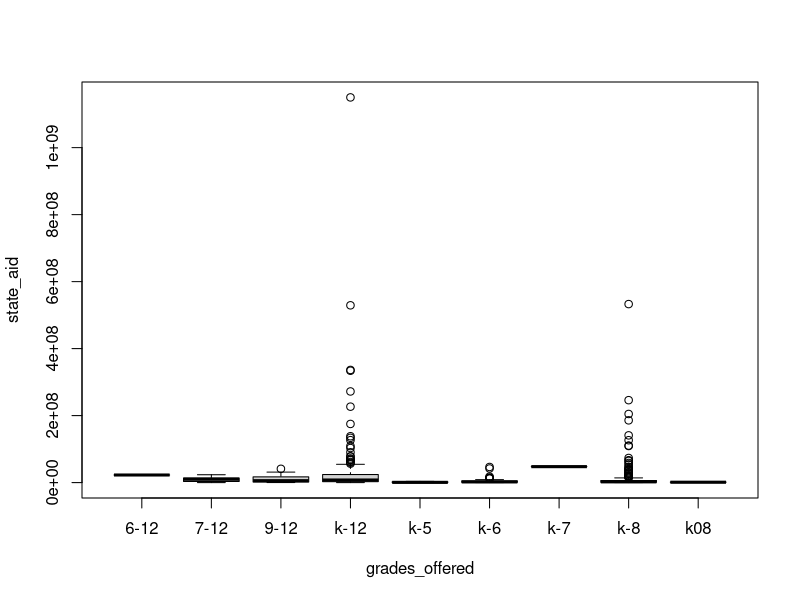
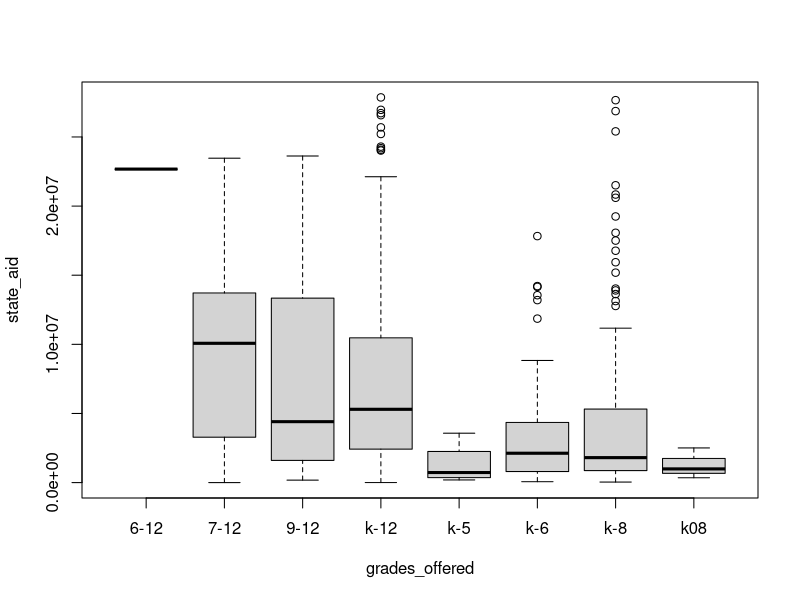
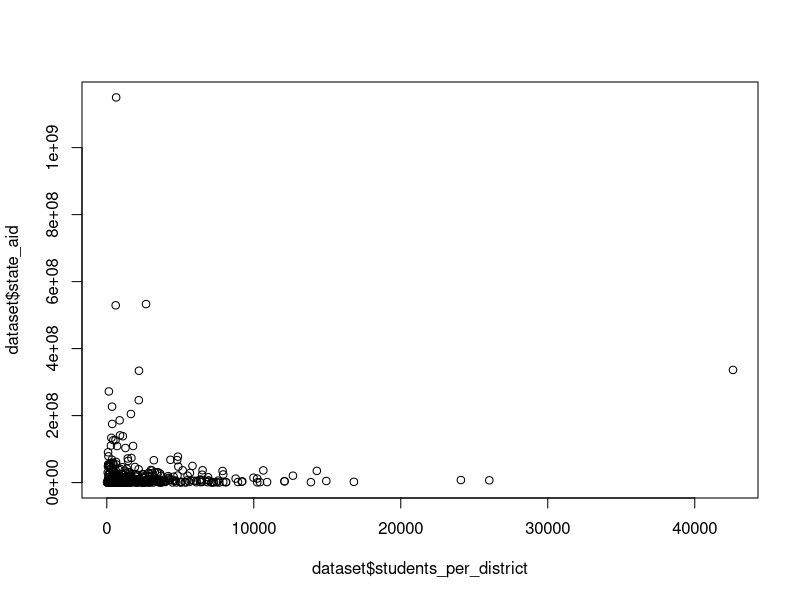

These figures' R source, in order: (Note: this script raises an error after producing the figures.)
setwd("C:/Users/thoma/OneDrive/Desktop/STA215")

library(readr)
dataset <- read_csv("raw_data.csv")
#Table 2
table(dataset$grades_offered,dataset$absent_problem)
chisq.test(table(dataset$grades_offered,dataset$absent_problem))
#Boxplot
boxplot(state_aid ~ grades_offered, data = dataset)
# Calculate IQR and remove outliers, ignoring NA values
Q1 <- quantile(dataset$state_aid, 0.25, na.rm = TRUE)
Q3 <- quantile(dataset$state_aid, 0.75, na.rm = TRUE)
IQR_value <- Q3 - Q1

# Filter data to remove outliers, ignoring NA values
filtered_data <- dataset[dataset$state_aid >= (Q1 - 1.5 * IQR_value) & dataset$state_aid <= (Q3 + 1.5 * IQR_value), ]

# Create boxplot without outliers
boxplot(state_aid ~ grades_offered, data = filtered_data)
anova <- aov(state_aid ~ grades_offered, data = filtered_data)
summary(anova)

#figure 2 scatterplot
plot(dataset$students_per_district,dataset$state_aid)
abline(linear_relationship, col = "red")



#for missing variables
dataset_nomissing <- na.omit(dataset,c("state_aid", "students_per_district"))

#figure 3 residual plot
linear_relationship <- lm(dataset_nomissing$students_per_district ~ dataset_nomissing$state_aid, dataset_nomissing = dataset_nomissing)
summary(linear_relationship)
plot(dataset_nomissing$state_aid, residuals(linear_relationship))

#Table 1 descriptive statistics 
#for state aid
table(dataset$state_aid)
mean(dataset$state_aid)
sd(dataset$state_aid)

#for reading score
table(dataset$reading_score)
mean(dataset$reading_score)
sd(dataset$reading_score)

#for absent problem
table(dataset_nomissing$absent_problem)

#for students per district
table(dataset_nomissing$students_per_district)
mean(dataset_nomissing$students_per_district)
sd(dataset_nomissing$students_per_district)
summary(dataset_nomissing$students_per_district)

#for student teacher ratio
table(dataset_nomissing$student_teacher_ratio)
mean(dataset_nomissing$student_teacher_ratio)
sd(dataset_nomissing$student_teacher_ratio)

#for total students
table(dataset_nomissing$`total students`)
mean(dataset_nomissing$`total students`)
sd(dataset_nomissing$`total students`)

#for percentage college admissions rate
table(dataset_nomissing$percentage_college_admissions_rate)
mean(dataset_nomissing$percentage_college_admissions_rate)
sd(dataset_nomissing$percentage_college_admissions_rate)

#for percentage of dropout students
table(dataset_nomissing$percentage_of_dropout_students)
mean(dataset_nomissing$percentage_of_dropout_students)
sd(dataset_nomissing$percentage_of_dropout_students)

#for number of 4 years experience teachers
table(dataset_nomissing$number_of_4_years_experience_teachers)
mean(dataset_nomissing$number_of_4_years_experience_teachers)
sd(dataset_nomissing$number_of_4_years_experience_teachers)

#for teacher average annual salary
table(dataset_nomissing$teachers_average_annual_salary)
mean(dataset_nomissing$teachers_average_annual_salary)
sd(dataset_nomissing$teachers_average_annual_salary)

#for spending per student
table(dataset_nomissing$spending_per_student)
mean(dataset_nomissing$spending_per_student)
sd(dataset_nomissing$spending_per_student)

#for counseling services
table(dataset_nomissing$counseling_services)
mean(dataset_nomissing$counseling_services)
sd(dataset_nomissing$counseling_services)



